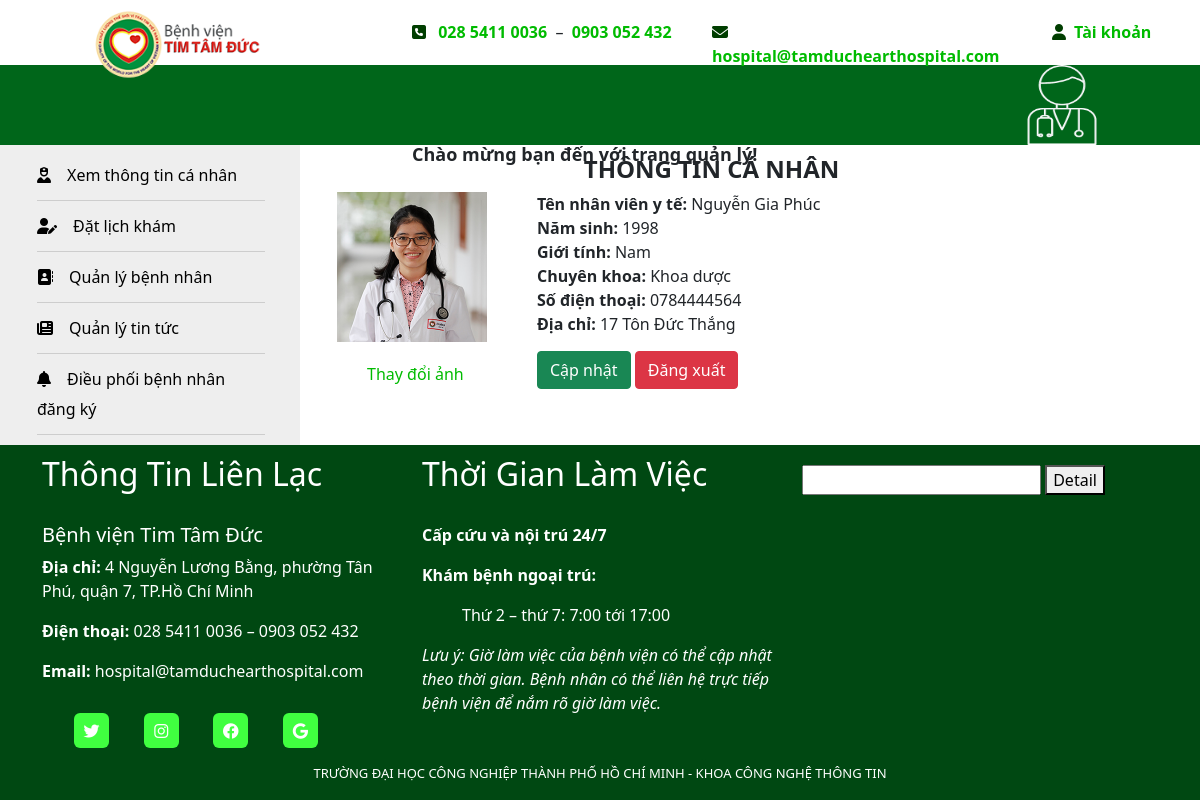
/healthcare-staff/XemThongTinCaNhan.php (signed in), run on the app's committed database.
### tables this page shows
CREATE TABLE `nvyt` (
  `id_nvyt` int(10) UNSIGNED NOT NULL,
  `tennvyt` varchar(255) NOT NULL,
  `gioitinh` varchar(100) NOT NULL,
  `namsinh` int(10) NOT NULL,
  `sdt` varchar(10) NOT NULL,
  `diachi` varchar(255) NOT NULL,
  `hinhanh` varchar(255) NOT NULL,
  `chucvu` varchar(500) NOT NULL,
  `id_khoa` int(10) NOT NULL
);

CREATE TABLE `khoa` (
  `id_khoa` int(10) UNSIGNED NOT NULL,
  `tenkhoa` varchar(100) NOT NULL,
  `hinh` varchar(500) NOT NULL,
  `mota` text NOT NULL
);

### class/healthcarestaff.php (called while the page is built, shortened)
<?php
class healthcarestaff
{
     function connect()
     {
         $con = mysqli_connect("localhost", "root", "", "benhvien");
         if (!$con) {
             echo "Không kết nối cơ sở dữ liệu";
             exit();
         } else {
             mysqli_set_charset($con, "utf8");
             return $con;
         }
     }
     function laycot($sql)
    {
        $link = $this->connect();
        $ketqua = mysqli_query($link,$sql);
        $i=mysqli_num_rows($ketqua);
        $giatri ='';
        if($i>0)
        {
            while($row = mysqli_fetch_array($ketqua))
            {
                $id = $row['0'];
                $giatri = $id;
            }
        }
        return $giatri;
    }
}
?>

### healthcare-staff/XemThongTinCaNhan.php (the view, shortened to what this page needs)
<?php
include_once("../class/healthcarestaff.php");
$p = new healthcarestaff();
 $layid= $_SESSION["id_user"];
?>
<!DOCTYPE html>
<html lang="en">
<head>
    <link rel="stylesheet" href="https://cdnjs.cloudflare.com/ajax/libs/animate.css/4.1.1/animate.min.css" />
    <link href="https://cdn.jsdelivr.net/npm/bootstrap@5.0.2/dist/css/bootstrap.min.css" rel="stylesheet">
    <link rel="stylesheet" href="https://use.fontawesome.com/releases/v5.7.2/css/all.css">
</head>
<body>
    <?php include("header.php"); ?>
    <?php include("menu.php"); ?>
    <nav>
        <ul>
            <li><a href="XemThongTinCaNhan.php"><i class="fa fa-user-nurse"></i>&emsp;Xem thông tin cá nhân</a></li>
            <li><a href="datlichbn.php"><i class="fa fa-user-pen"></i>&emsp;Đặt lịch khám</a></li>
            <li><a href="QuanLyBenhNhan.php"><i class="fa fa-address-book"></i>&emsp;Quản lý bệnh nhân</a></li>
            <li><a href="QuanLyTinTuc.php"><i class="fa fa-newspaper"></i>&emsp;Quản lý tin tức</a></li>
            <li><a href="BenhNhanDangKy.php"><i class="fa fa-bell"></i>&emsp;Điều phối bệnh nhân đăng ký</a></li>
        </ul>
    </nav>
    <section>
        <h4 style="font-weight: bold " class="text-center">THÔNG TIN CÁ NHÂN</h4>
        <div class="information">
            <div class="row" style="width:800px; margin-left:15px;">
                <?php  $layid_khoa = $p->laycot("SELECT id_khoa FROM nvyt WHERE id_nvyt='$layid' LIMIT 1"); ?>
                <div class="col-md-3 col-sm-6 col-xs-12" id="bs_anh">
                    <img src="../img/<?php echo $p->laycot("SELECT hinhanh FROM nvyt WHERE id_nvyt='$layid'") ?>" width="150" height="150" />
                    <p style="width:150px; padding-top:20px; padding-left:30px;"><a style="color: #00bb00;" href="#" data-toggle="modal" data-target="#change_image">Thay đổi ảnh</a></p>
                </div>
                <div class="col-md-5 col-sm-6 col-xs-12" id="information_detail">
                    <div id="bs_ten"><b>Tên nhân viên y tế: </b> <?php echo  $p->laycot("SELECT tennvyt FROM nvyt WHERE id_nvyt='$layid' LIMIT 1") ?> </div>
                    <div id="bs_namsinh"><b>Năm sinh: </b> <?php echo $p->laycot("SELECT namsinh FROM nvyt WHERE id_nvyt='$layid' LIMIT 1") ?></div>
                    <div id="bs_gioitinh"><b>Giới tính: </b> <?php echo $p->laycot("SELECT gioitinh FROM nvyt WHERE id_nvyt='$layid' LIMIT 1")  ?></div>
                    <div id="bs_chuyenkhoa"><b>Chuyên khoa: </b><?php echo $p->laycot("SELECT tenkhoa FROM khoa WHERE id_khoa='$layid_khoa'LIMIT 1") ?></div>
                    <div id="bs_sdt"><b>Số điện thoại: </b><?php echo $p->laycot("SELECT sdt FROM nvyt WHERE id_nvyt='$layid' LIMIT 1") ?></div>
                    <div id="bs_diachi"><b>Địa chỉ: </b><?php echo $p->laycot("SELECT diachi FROM nvyt WHERE id_nvyt='$layid' LIMIT 1")?></div>
                    <button type="button" style="margin-top:15px" class="btn btn-success" data-toggle="modal" data-target="#capnhat">Cập nhật</button>
                    <button type="button" style="margin-top:15px" class="btn btn-danger"><a href="../logout.php" style="color:white;text-decoration: none;">Đăng xuất</a></button>
                </div>
            </div>
        </div>
    </section>
    <footer>
        <?php include("footer.php"); ?>
    </footer>
</body>
</html>

### healthcare-staff/XemThongTinCaNhan.php (style rules this page uses)
nav { line-height: 30px; background-color: #eeeeee; height: 300px; width: 300px; float: left; padding: 5px; }
section { width: auto; float: left; padding: 10px; }
footer { clear: both; }
nav ul { padding-right: 30px; }
nav ul li { padding: 10px 0px; border-bottom: 1px solid #cdcdcd; }
nav ul li a { color: black; text-decoration: none; }
nav ul { list-style: none; }

### healthcare-staff/header.php (style rules this page uses)
.col-md-3 a, .children a, .parent a { text-decoration: none; }
li>a { color: #00bb00; }

### healthcare-staff/footer.php (style rules this page uses)
footer { margin-top: 30px; }

### data on the page
nvyt: hinhanh (picture), tennvyt "Nguyễn Gia Phúc", namsinh "1998", gioitinh "Nam", id_khoa.tenkhoa "Khoa dược", sdt "0784444564", diachi "17 Tôn Đức Thắng"
